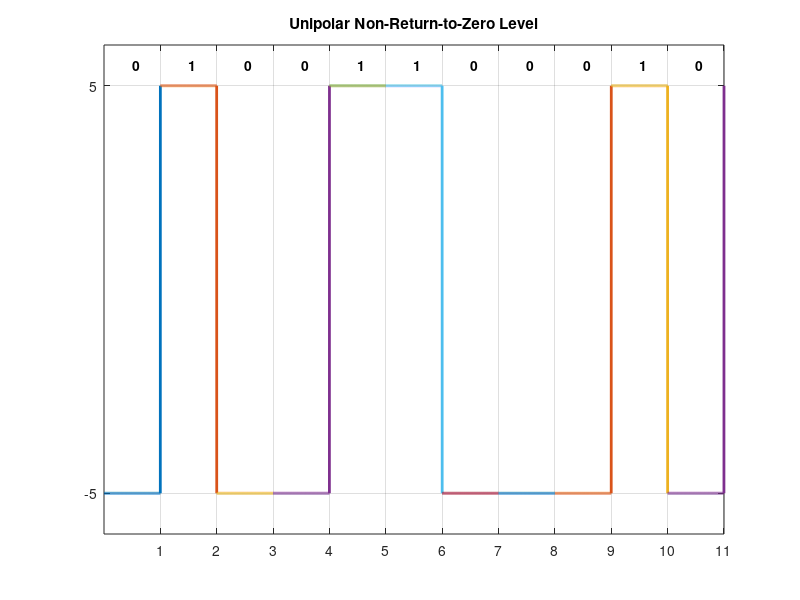

Here is the MATLAB script that generated this plot:
clear;clc
%bitstream = [ 0 0 0 0 0 0 0 0 0 0 0];
%bitstream = [ 1 1 1 1 1 1 1 1 1 1];
bitstream = [ 0 1 0 0 1 1 0 0 0 1 0];
pulse_high = 5;
pulse_low = -5;
for bit = 1:length(bitstream)
    % set bit time
    bt = bit-1:0.001:bit;
    if bitstream(bit) == 0
        % low level pulse
        y = (bt<bit)*pulse_low;
    else
        % high level pulse
        y = (bt<bit) * pulse_high;
    end
    
    try
        if bitstream(bit+1) == 1
            y(end) = pulse_high;
        else 
            y(end) = pulse_low;
        end
    catch e
        % assume next bit is 1
        y(end) = pulse_high;
    end
    
    % draw pulse and label
    plot(bt, y, 'LineWidth', 2);
    text(bit-0.5,pulse_high+0.5, num2str(bitstream(bit)), 'FontWeight', 'bold');
    hold on;
end

% draw grid
 grid on;
 axis([0 length(bitstream) pulse_low-1 pulse_high+1]);
 set(gca,'YTick', [pulse_low pulse_high])
 set(gca,'XTick', 1:length(bitstream))
 title('Unipolar Non-Return-to-Zero Level')